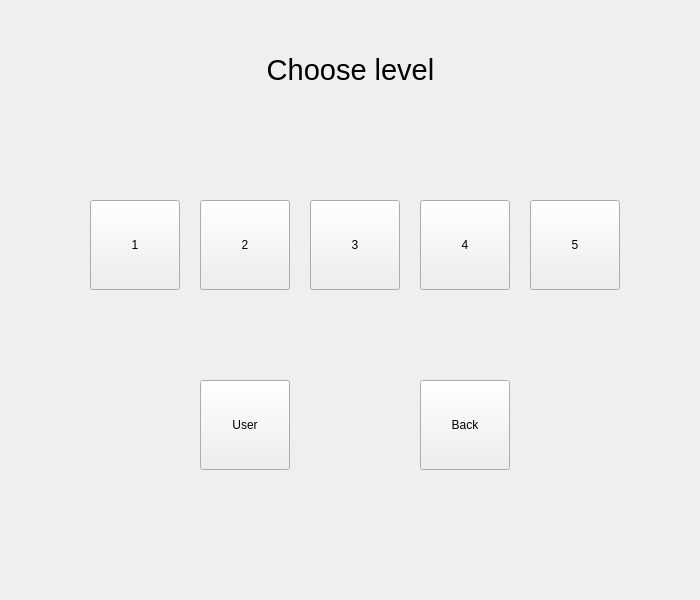
<?xml version="1.0" encoding="UTF-8"?>
<ui version="4.0">
 <class>PVEMenu</class>
 <widget class="QWidget" name="PVEMenu">
  <property name="geometry">
   <rect>
    <x>0</x>
    <y>0</y>
    <width>700</width>
    <height>600</height>
   </rect>
  </property>
  <property name="windowTitle">
   <string>PVEMenu</string>
  </property>
  <property name="styleSheet">
   <string notr="true"/>
  </property>
  <widget class="QWidget" name="horizontalLayoutWidget">
   <property name="geometry">
    <rect>
     <x>0</x>
     <y>9</y>
     <width>701</width>
     <height>121</height>
    </rect>
   </property>
   <layout class="QHBoxLayout" name="horizontalLayout">
    <item>
     <widget class="QLabel" name="label">
      <property name="font">
       <font>
        <pointsize>22</pointsize>
       </font>
      </property>
      <property name="styleSheet">
       <string notr="true"/>
      </property>
      <property name="text">
       <string>Choose level</string>
      </property>
      <property name="textFormat">
       <enum>Qt::AutoText</enum>
      </property>
      <property name="scaledContents">
       <bool>false</bool>
      </property>
      <property name="alignment">
       <set>Qt::AlignCenter</set>
      </property>
     </widget>
    </item>
   </layout>
  </widget>
  <widget class="QPushButton" name="pushButton">
   <property name="geometry">
    <rect>
     <x>90</x>
     <y>200</y>
     <width>90</width>
     <height>90</height>
    </rect>
   </property>
   <property name="styleSheet">
    <string notr="true"/>
   </property>
   <property name="text">
    <string>1</string>
   </property>
  </widget>
  <widget class="QPushButton" name="pushButton_2">
   <property name="enabled">
    <bool>true</bool>
   </property>
   <property name="geometry">
    <rect>
     <x>200</x>
     <y>200</y>
     <width>90</width>
     <height>90</height>
    </rect>
   </property>
   <property name="styleSheet">
    <string notr="true"/>
   </property>
   <property name="text">
    <string>2</string>
   </property>
  </widget>
  <widget class="QPushButton" name="pushButton_3">
   <property name="enabled">
    <bool>true</bool>
   </property>
   <property name="geometry">
    <rect>
     <x>310</x>
     <y>200</y>
     <width>90</width>
     <height>90</height>
    </rect>
   </property>
   <property name="styleSheet">
    <string notr="true"/>
   </property>
   <property name="text">
    <string>3</string>
   </property>
  </widget>
  <widget class="QPushButton" name="pushButton_4">
   <property name="enabled">
    <bool>true</bool>
   </property>
   <property name="geometry">
    <rect>
     <x>420</x>
     <y>200</y>
     <width>90</width>
     <height>90</height>
    </rect>
   </property>
   <property name="styleSheet">
    <string notr="true"/>
   </property>
   <property name="text">
    <string>4</string>
   </property>
  </widget>
  <widget class="QPushButton" name="pushButton_5">
   <property name="enabled">
    <bool>true</bool>
   </property>
   <property name="geometry">
    <rect>
     <x>530</x>
     <y>200</y>
     <width>90</width>
     <height>90</height>
    </rect>
   </property>
   <property name="styleSheet">
    <string notr="true"/>
   </property>
   <property name="text">
    <string>5</string>
   </property>
  </widget>
  <widget class="QPushButton" name="pushButton_7">
   <property name="geometry">
    <rect>
     <x>420</x>
     <y>380</y>
     <width>90</width>
     <height>90</height>
    </rect>
   </property>
   <property name="styleSheet">
    <string notr="true"/>
   </property>
   <property name="text">
    <string>Back</string>
   </property>
  </widget>
  <widget class="QPushButton" name="pushButton_6">
   <property name="geometry">
    <rect>
     <x>200</x>
     <y>380</y>
     <width>90</width>
     <height>90</height>
    </rect>
   </property>
   <property name="styleSheet">
    <string notr="true"/>
   </property>
   <property name="text">
    <string>User</string>
   </property>
  </widget>
 </widget>
 <layoutdefault spacing="6" margin="11"/>
 <resources/>
 <connections/>
</ui>
